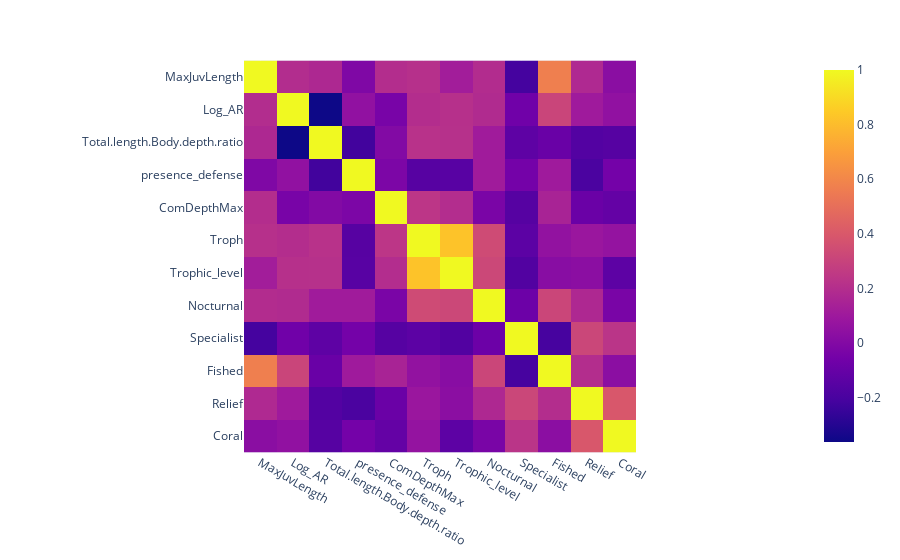

Write notebook code for a chart like this one.
### Code cell
px.imshow(numerical.loc[:, ['MaxJuvLength', 'Log_AR',
       'Total.length.Body.depth.ratio', 'presence_defense', 'ComDepthMax', 'Troph',
       'Trophic_level', 'Nocturnal', 'Specialist', 'Fished', 'Relief', 'Coral']].corr())

### Figure 1 — Plotly figure (JSON) as saved in the notebook; plotly's stock layout.template omitted (floating-point values rounded to 4 significant figures; data arrays with more than 128 entries replaced by an {"elided": "..."} marker saying what was removed)
{"data": [{"coloraxis": "coloraxis", "hovertemplate": "x: %{x}<br>y: %{y}<br>color: %{z}<extra></extra>", "name": "0", "type": "heatmap", "x": ["MaxJuvLength", "Log_AR", "Total.length.Body.depth.ratio", "presence_defense", "ComDepthMax", "Troph", "Trophic_level", "Nocturnal", "Specialist", "Fished", "Relief", "Coral"], "xaxis": "x", "y": ["MaxJuvLength", "Log_AR", "Total.length.Body.depth.ratio", "presence_defense", "ComDepthMax", "Troph", "Trophic_level", "Nocturnal", "Specialist", "Fished", "Relief", "Coral"], "yaxis": "y", "z": {"elided": "12x12 float values"}}], "layout": {"coloraxis": {"colorscale": [[0, "#0d0887"], [0.1111, "#46039f"], [0.2222, "#7201a8"], [0.3333, "#9c179e"], [0.4444, "#bd3786"], [0.5556, "#d8576b"], [0.6667, "#ed7953"], [0.7778, "#fb9f3a"], [0.8889, "#fdca26"], [1, "#f0f921"]]}, "margin": {"t": 60}, "xaxis": {"anchor": "y", "constrain": "domain", "domain": [0, 1], "scaleanchor": "y"}, "yaxis": {"anchor": "x", "autorange": "reversed", "constrain": "domain", "domain": [0, 1]}}}
